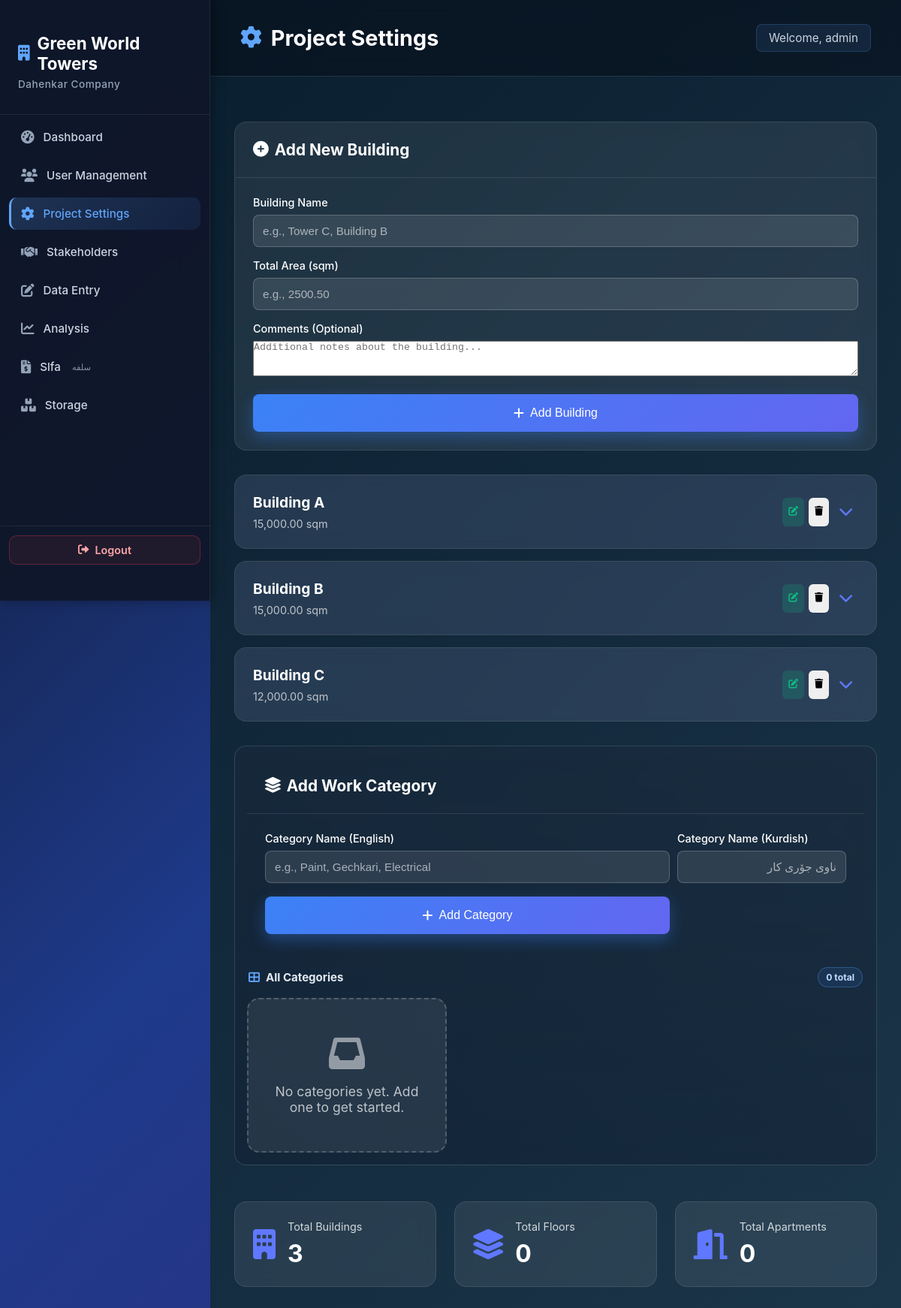
Page /src/project_settings.php (signed in) on the committed database.
### tables this page shows
CREATE TABLE IF NOT EXISTS buildings (
    id INT AUTO_INCREMENT PRIMARY KEY,
    building_name VARCHAR(100) NOT NULL,
    total_area DECIMAL(10,2) DEFAULT 0,
    status ENUM('active','inactive') DEFAULT 'active',
    comments TEXT,
    created_at TIMESTAMP DEFAULT CURRENT_TIMESTAMP
);

### src/project_settings.php (the view, shortened to what this page needs)
<?php
require_once '../config.php';
$conn->query("CREATE TABLE IF NOT EXISTS project_work_types (
    id INT AUTO_INCREMENT PRIMARY KEY,
    work_type_name VARCHAR(120) NOT NULL,
    work_type_name_ku VARCHAR(120) NULL,
    work_type_key VARCHAR(80) NOT NULL UNIQUE,
    quantity_unit VARCHAR(30) NOT NULL DEFAULT 'm²',
    scope_level VARCHAR(30) NOT NULL DEFAULT 'apartment',
    pricing_mode VARCHAR(30) NOT NULL DEFAULT 'per_unit',
    is_active TINYINT(1) NOT NULL DEFAULT 1,
    created_by INT NULL,
    created_at TIMESTAMP DEFAULT CURRENT_TIMESTAMP,
    updated_at TIMESTAMP DEFAULT CURRENT_TIMESTAMP ON UPDATE CURRENT_TIMESTAMP,
    INDEX idx_work_type_key (work_type_key)
)");
$conn->query("CREATE TABLE IF NOT EXISTS project_work_type_fields (
    id INT AUTO_INCREMENT PRIMARY KEY,
    work_type_id INT NOT NULL,
    field_key VARCHAR(80) NOT NULL,
    field_label VARCHAR(120) NOT NULL,
    input_type VARCHAR(30) NOT NULL DEFAULT 'number',
    unit_label VARCHAR(30) DEFAULT NULL,
    field_role VARCHAR(20) NOT NULL DEFAULT 'meta',
    is_required TINYINT(1) NOT NULL DEFAULT 0,
    sort_order INT NOT NULL DEFAULT 0,
    options_json TEXT NULL,
    created_at TIMESTAMP DEFAULT CURRENT_TIMESTAMP,
    updated_at TIMESTAMP DEFAULT CURRENT_TIMESTAMP ON UPDATE CURRENT_TIMESTAMP,
    UNIQUE KEY uq_work_field (work_type_id, field_key),
    INDEX idx_work_type_id (work_type_id)
)");
$work_types = $conn->query("SELECT *
    FROM project_work_types
    WHERE is_active = 1
    ORDER BY work_type_name");
$buildings = $conn->query("SELECT * FROM buildings ORDER BY building_name");
?>
<?php
require_once 'partials/header.php';
?>
    <div id="project-settings-page" class="dashboard-container">
<?php
require_once 'partials/sidebar.php';
?>
        <main class="main-content">
            <header class="page-header">
                <h1><i class="fas fa-cog"></i> Project Settings</h1>
                <div class="user-info">
                    <span>Welcome, <?php echo htmlspecialchars($_SESSION['username']); ?></span>
                </div>
            </header>
            <div class="content-wrapper">
            <div class="settings-layout">
                <div class="settings-panel">
                    <div class="panel-card">
                        <div class="card-header">
                            <h2><i class="fas fa-plus-circle"></i> Add New Building</h2>
                        </div>
                        <form method="POST" class="settings-form ajax-add-building">
                            <div class="form-group">
                                <label for="building_name">Building Name</label>
                                <input type="text" name="building_name" id="building_name" required placeholder="e.g., Tower C, Building B">
                            </div>
                            <div class="form-group">
                                <label for="total_area">Total Area (sqm)</label>
                                <input type="number" name="total_area" id="total_area" min="0" step="0.01" required placeholder="e.g., 2500.50">
                            </div>
                            <div class="form-group">
                                <label for="comments">Comments (Optional)</label>
                                <textarea name="comments" id="comments" rows="3" placeholder="Additional notes about the building..."></textarea>
                            </div>
                            <button type="submit" name="add_building" class="btn btn-primary btn-block">
                                <i class="fas fa-plus"></i> Add Building
                            </button>
                        </form>
                    </div>
                </div>
                <div class="buildings-panel">
                    <div class="buildings-list" id="buildings-list-main">
                        <?php
                        $buildings->data_seek(0);
                        if ($buildings->num_rows === 0):
                        ?>
                            <div class="empty-state">
                                <i class="fas fa-inbox"></i>
                                <p>No buildings yet. Create one to get started!</p>
                            </div>
                        <?php else: ?>
                            <?php while ($building = $buildings->fetch_assoc()): ?>
                                <div class="building-card" id="building-card-<?php echo $building['id']; ?>">
                                    <div class="building-header">
                                        <div class="building-info">
                                            <h3><?php echo htmlspecialchars($building['building_name']); ?></h3>
                                            <p class="building-number"><?php echo number_format($building['total_area'], 2); ?> sqm</p>
                                        </div>
                                        <div class="building-actions">
                                            <button class="action-btn edit-btn" onclick="editBuilding(<?php echo $building['id']; ?>, <?php echo htmlspecialchars(json_encode($building['building_name']), ENT_QUOTES); ?>, <?php echo (float)$building['total_area']; ?>, <?php echo htmlspecialchars(json_encode($building['comments'] ?? ''), ENT_QUOTES); ?>)" title="Edit Building">
                                                <i class="fas fa-edit"></i>
                                            </button>
                                            <button class="action-btn delete-btn" onclick="deleteBuilding(<?php echo $building['id']; ?>, <?php echo htmlspecialchars(json_encode($building['building_name']), ENT_QUOTES); ?>)" title="Delete Building">
                                                <i class="fas fa-trash"></i>
                                            </button>
                                            <button class="toggle-building" data-building-id="<?php echo $building['id']; ?>" type="button" title="Toggle Details">
                                                <i class="fas fa-chevron-down"></i>
                                            </button>
                                        </div>
                                    </div>
                                </div>
                            <?php endwhile; ?>
                        <?php endif; ?>
                    </div>
                </div>
            </div>
            <div id="work-types-settings-section" class="settings-layout work-types-settings-layout">
                <div class="settings-panel">
                    <div class="panel-card">
                        <div class="card-header">
                            <h2><i class="fas fa-layer-group"></i> Add Work Category</h2>
                        </div>
                        <form method="POST" class="settings-form ajax-work-type-form">
                            <div class="form-group">
                                <label for="work_type_name">Category Name (English)</label>
                                <input type="text" name="work_type_name" id="work_type_name" required placeholder="e.g., Paint, Gechkari, Electrical">
                            </div>
                            <div class="form-group">
                                <label for="work_type_name_ku">Category Name (Kurdish)</label>
                                <input type="text" name="work_type_name_ku" id="work_type_name_ku" dir="rtl" placeholder="ناوی جۆری کار">
                            </div>
                            <button type="submit" name="save_work_type" class="btn btn-primary btn-block">
                                <i class="fas fa-plus"></i> Add Category
                            </button>
                        </form>
                    </div>
                </div>
                <div class="buildings-panel">
                    <?php $workTypesCount = ($work_types && isset($work_types->num_rows)) ? (int)$work_types->num_rows : 0; ?>
                    <div class="work-categories-head">
                        <h3><i class="fas fa-th-large"></i> All Categories</h3>
                        <span class="work-categories-count"><?php echo $workTypesCount; ?> total</span>
                    </div>
                    <div class="buildings-list">
                        <?php if (!$work_types || $work_types->num_rows === 0): ?>
                            <div class="empty-state">
                                <i class="fas fa-inbox"></i>
                                <p>No categories yet. Add one to get started.</p>
                            </div>
                        <?php endif; ?>
                    </div>
                </div>
            </div>
            <div class="settings-stats">
                <div class="stat-card">
                    <div class="stat-icon"><i class="fas fa-building"></i></div>
                    <div class="stat-content">
                        <div class="stat-label">Total Buildings</div>
                        <div class="stat-value">
                            <?php
                            $count = $conn->query("SELECT COUNT(*) as count FROM buildings");
                            $row = $count->fetch_assoc();
                            echo $row['count'];
                            ?>
                        </div>
                    </div>
                </div>
                <div class="stat-card">
                    <div class="stat-icon"><i class="fas fa-layer-group"></i></div>
                    <div class="stat-content">
                        <div class="stat-label">Total Floors</div>
                        <div class="stat-value">
                            <?php
                            $count = $conn->query("SELECT COUNT(*) as count FROM floors");
                            $row = $count->fetch_assoc();
                            echo $row['count'];
                            ?>
                        </div>
                    </div>
                </div>
                <div class="stat-card">
                    <div class="stat-icon"><i class="fas fa-door-open"></i></div>
                    <div class="stat-content">
                        <div class="stat-label">Total Apartments</div>
                        <div class="stat-value">
                            <?php
                            $count = $conn->query("SELECT COUNT(*) as count FROM apartments");
                            $row = $count->fetch_assoc();
                            echo $row['count'];
                            ?>
                        </div>
                    </div>
                </div>
            </div>
        </main>
    </div>
</body>
</html>

### css/project_settings.css (style rules this page uses)
#project-settings-page { width: 100%; }
#project-settings-page .settings-layout { grid-template-columns: 1fr; width: 100%; }
#project-settings-page .settings-panel { min-height: 260px; }
.building-actions, .floor-actions, .apt-actions { display: flex; gap: 6px; margin-left: auto; }
.action-btn { padding: 6px 8px; border: none; border-radius: 6px; cursor: pointer; font-size: 0.8rem; transition: all 0.2s ease; display: flex; align-items: center; justify-content: center; }
.action-btn.edit-btn { background: rgba(16, 185, 129, 0.2); color: #10b981; }
#project-settings-page #work-types-settings-section { margin-top: 18px; gap: 8px; }
#project-settings-page #work-types-settings-section .settings-panel .panel-card { border-radius: 14px; border: 1px solid rgba(96, 165, 250, 0.22); background: linear-gradient(180deg, rgba(59, 130, 246, 0.1), rgba(15, 23, 42, 0.12)); }
#project-settings-page #work-types-settings-section .settings-form { display: grid; grid-template-columns: 1fr auto; gap: 10px; align-items: end; }
#project-settings-page #work-types-settings-section .settings-form .form-group { margin-bottom: 0; }
#project-settings-page #work-types-settings-section .settings-form .btn { min-height: 42px; min-width: 150px; }
#project-settings-page #work-types-settings-section .buildings-list { display: grid; grid-template-columns: repeat(3, minmax(0, 1fr)); gap: 12px; }
#project-settings-page #work-types-settings-section .work-categories-head { display: flex; align-items: center; justify-content: space-between; gap: 12px; margin-bottom: 10px; padding: 4px 2px; }
#project-settings-page #work-types-settings-section .work-categories-head h3 { margin: 0; font-size: 0.94rem; color: #e2e8f0; display: flex; align-items: center; gap: 8px; }
#project-settings-page #work-types-settings-section .work-categories-head h3 i { color: #60a5fa; }
#project-settings-page #work-types-settings-section .work-categories-count { padding: 5px 10px; border-radius: 999px; font-size: 0.76rem; font-weight: 700; color: #bfdbfe; border: 1px solid rgba(96, 165, 250, 0.3); background: rgba(59, 130, 246, 0.12); }
#project-settings-page #work-types-settings-section { grid-template-columns: 1fr !important; border: 1px solid rgba(148, 163, 184, 0.24); border-radius: 16px; background: linear-gradient(180deg, rgba(30, 41, 59, 0.38), rgba(15, 23, 42, 0.3)); padding: 16px; }
#project-settings-page #work-types-settings-section .settings-panel, #project-settings-page #work-types-settings-section .buildings-panel { width: 100%; }
#project-settings-page #work-types-settings-section .settings-panel { margin-bottom: 6px; }
#project-settings-page #work-types-settings-section .settings-panel .panel-card, #project-settings-page #work-types-settings-section .buildings-panel .buildings-list { border: none; background: transparent; padding: 0; box-shadow: none; }

### rows in the picture
buildings: building_name "Building A", total_area "15,000.00"
buildings: building_name "Building B", total_area "15,000.00"
buildings: building_name "Building C", total_area "12,000.00"

### other values in the picture
$_SESSION['username'] "admin"
$workTypesCount "0"
$row['count'] "3"
$row['count'] "0"
